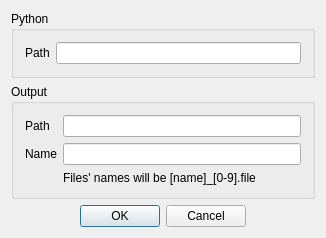
<?xml version="1.0" encoding="UTF-8"?>
<ui version="4.0">
 <class>RunSetting</class>
 <widget class="QDialog" name="RunSetting">
  <property name="geometry">
   <rect>
    <x>0</x>
    <y>0</y>
    <width>326</width>
    <height>203</height>
   </rect>
  </property>
  <property name="contextMenuPolicy">
   <enum>Qt::NoContextMenu</enum>
  </property>
  <property name="windowTitle">
   <string>Setting</string>
  </property>
  <layout class="QVBoxLayout" name="verticalLayout">
   <item>
    <widget class="QGroupBox" name="groupBoxPython">
     <property name="title">
      <string>Python</string>
     </property>
     <layout class="QHBoxLayout" name="horizontalLayout">
      <item>
       <widget class="QLabel" name="labelPyPath">
        <property name="text">
         <string>Path</string>
        </property>
       </widget>
      </item>
      <item>
       <widget class="QLineEdit" name="lineEditPyPath"/>
      </item>
     </layout>
    </widget>
   </item>
   <item>
    <widget class="QGroupBox" name="groupBoxResults">
     <property name="title">
      <string>Output</string>
     </property>
     <layout class="QGridLayout" name="gridLayout_2">
      <item row="0" column="0">
       <widget class="QLabel" name="labelPath">
        <property name="text">
         <string>Path</string>
        </property>
       </widget>
      </item>
      <item row="0" column="1">
       <widget class="QLineEdit" name="lineEditRetPath"/>
      </item>
      <item row="1" column="0">
       <widget class="QLabel" name="labelName">
        <property name="text">
         <string>Name</string>
        </property>
       </widget>
      </item>
      <item row="1" column="1">
       <widget class="QLineEdit" name="lineEditName"/>
      </item>
      <item row="2" column="1">
       <widget class="QLabel" name="labelPrompt">
        <property name="text">
         <string>Files' names will be [name]_[0-9].file</string>
        </property>
       </widget>
      </item>
     </layout>
    </widget>
   </item>
   <item>
    <layout class="QHBoxLayout" name="horizontalLayout_2">
     <item>
      <spacer name="horizontalSpacer">
       <property name="orientation">
        <enum>Qt::Horizontal</enum>
       </property>
       <property name="sizeHint" stdset="0">
        <size>
         <width>40</width>
         <height>20</height>
        </size>
       </property>
      </spacer>
     </item>
     <item>
      <widget class="QPushButton" name="pushButtonOK">
       <property name="text">
        <string>OK</string>
       </property>
      </widget>
     </item>
     <item>
      <widget class="QPushButton" name="pushButtonCancel">
       <property name="text">
        <string>Cancel</string>
       </property>
      </widget>
     </item>
     <item>
      <spacer name="horizontalSpacer_2">
       <property name="orientation">
        <enum>Qt::Horizontal</enum>
       </property>
       <property name="sizeHint" stdset="0">
        <size>
         <width>40</width>
         <height>20</height>
        </size>
       </property>
      </spacer>
     </item>
    </layout>
   </item>
  </layout>
 </widget>
 <layoutdefault spacing="6" margin="11"/>
 <resources/>
 <connections/>
</ui>
